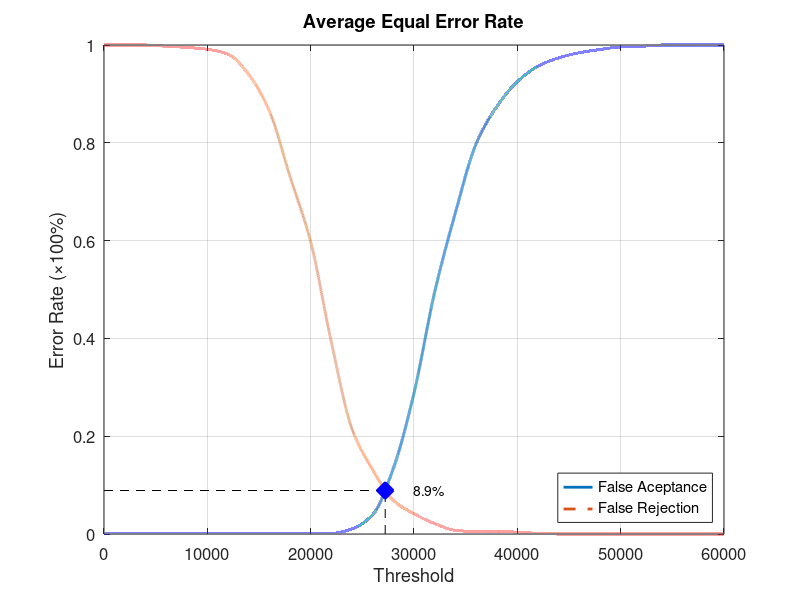
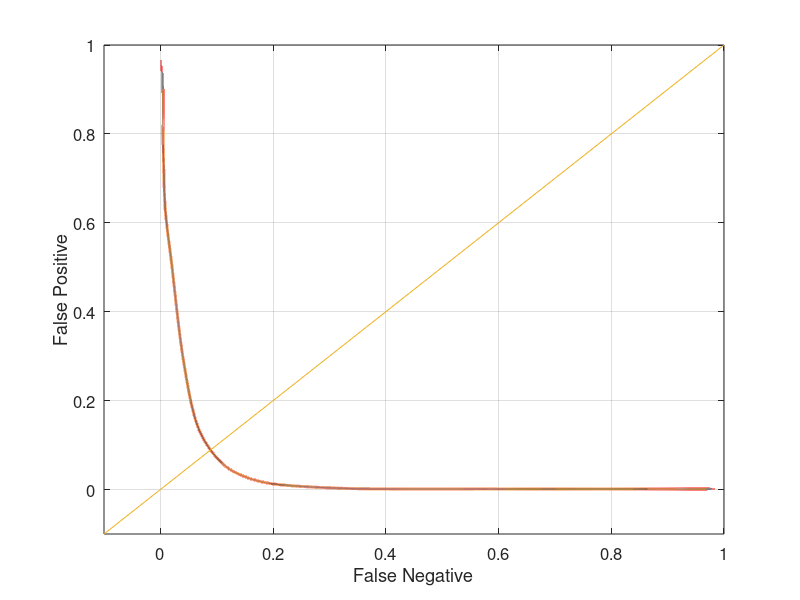

Recreate these plots in MATLAB, in order.
function yEER = Experiment5Average
close all;
clear;
clc;
x = 0:2000:60000;
xq = 0:0.5:60000;

y0 = [0 0.00131579 0.00131579 0.00131579 0.00131579 0.00131579 0.00131579 0.00131579 0.00131579 0.00131579 0.00131579 0.00131579 0.0105263 0.0394737 0.134211 0.288158 0.494737 0.656579 0.797368 0.873684 0.925 0.956579 0.973684 0.98421 0.990789 0.996053 0.997368 1 1 1 1];
yy0 = interp1(x, y0, xq, 'pchip');
y1 = [1 1 1 0.9975 0.995 0.99125 0.98125 0.94 0.865 0.73125 0.5975 0.3925 0.215 0.13125 0.06875 0.04125 0.02125 0.0075 0.005 0.005 0.00375 0.00125 0 0 0 0 0 0 0 0 0];
yy1 = interp1(x, y1, xq, 'pchip');

% Calculating EER: 
y2 = abs(y0 - y1);
find(y2 == min(y2))
yy2 = abs(yy0 - yy1);
xEER = find(yy2 == min(yy2));
xEERIndex = xq(xEER) % X-axis EER
yEER = yy0(xEER) % Y-axis EER

main = figure
plot(xq, yy0,'-','LineWidth', 2);	hold on
plot(xq, yy1,'--','LineWidth', 2);	hold on
plot([xEERIndex xEERIndex], [0 yEER], 'k--');	hold on
plot([0 xEERIndex], [yEER yEER], 'k--');	hold on
plot(xEERIndex, yEER, 'bx', 'LineWidth', 10);	hold on
text(xEERIndex + 10 * xEERIndex / 100, yEER, [num2str(round((10000 * yEER)) / 100) '%'])
legend('False Aceptance', 'False Rejection', 'Location', 'SouthEast')
xlabel('Threshold')
ylabel('Error Rate (\times100%)')
title('Average Equal Error Rate')
set(gca, 'FontSize', 12)
axis([0 60000 0 1])
grid on

print(main, 'Experiment5AverageMain', '-dpng');
FNRxFPR = figure('Color', [1 1 1]);
plot(yy1, yy0, '-', yy1, yy0, 'LineWidth', 2);
hold on
y = -0.1:0.1:1
plot(y, y); 
set(gca, 'FontSize', 12)
xlabel('False Negative')
ylabel('False Positive')
axis([-0.1 1 -0.1 1])
set(gca, 'FontSize', 12)
grid on

print(FNRxFPR, 'Experiment5AverageFNRxFPR','-dpng');
end
